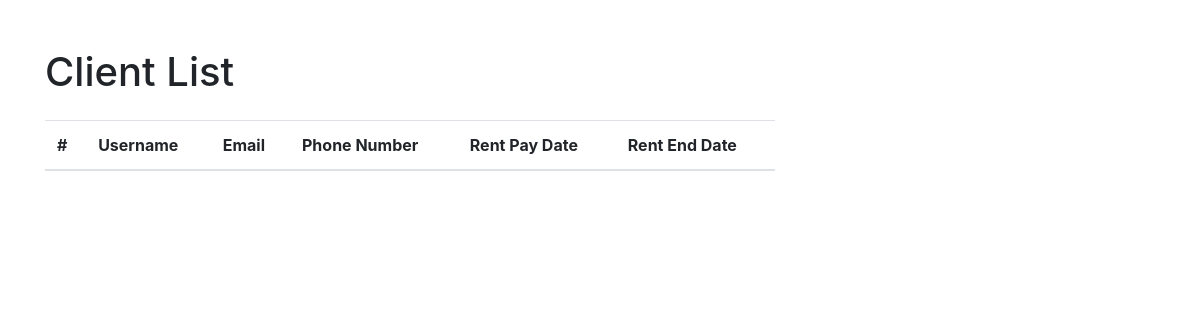
Before: /host/display_clients/ with the older database file.
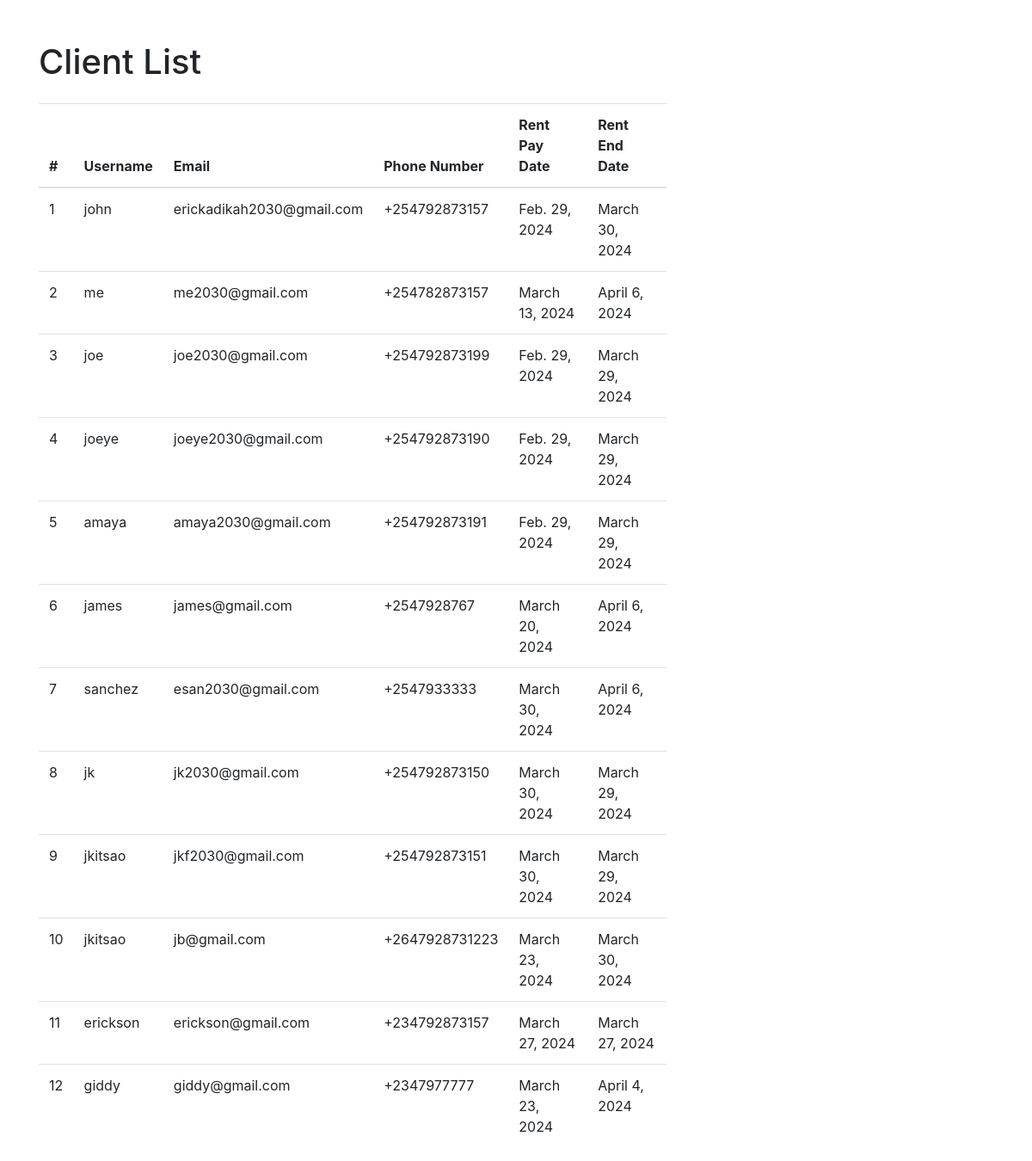
After: the same page with the newer database file.
### host/models.py (models this page shows, shortened)
class Client(models.Model):
    user = models.ForeignKey(User, on_delete=models.CASCADE, related_name='created_clients')
    creator_id = models.IntegerField()
    username = models.CharField(max_length=120)
    email = models.EmailField(unique=True)
    phoneNumber = models.CharField(max_length=120, unique=True)
    address = models.CharField(max_length=120)
    rentPayDate = models.DateField()
    rentEndDate = models.DateField()
    user = models.ForeignKey(CustomUser, on_delete=models.CASCADE)

### host/views.py (the view)
# urls.py: path('display_clients/', display_clients, name='display_clients'),
def display_clients(request):
    clients = Client.objects.all()
    return render(request, 'clients.html', {'clients': clients})

### host/templates/clients.html (shortened to what this page needs)
<!DOCTYPE html>
<html lang="en">
<head>
  <link rel="stylesheet" href="https://stackpath.bootstrapcdn.com/bootstrap/4.5.2/css/bootstrap.min.css">
  <link rel="stylesheet" href="https://cdnjs.cloudflare.com/ajax/libs/font-awesome/5.15.4/css/all.min.css">
</head>
<body>
  <div class="container">
    <h1 class="mt-5 mb-4">Client List</h1>
    <div class="row">
      <div class="col-md-8">
        <table class="table">
          <thead>
            <tr>
              <th>#</th>
              <th>Username</th>
              <th>Email</th>
              <th>Phone Number</th>
              <th>Rent Pay Date</th>
              <th>Rent End Date</th>
            </tr>
          </thead>
          <tbody>
            {% for client in clients %}
            <tr>
              <td>{{ forloop.counter }}</td>
              <td>{{ client.username }}</td>
              <td>{{ client.email }}</td>
              <td>{{ client.phoneNumber }}</td>
              <td>{{ client.rentPayDate }}</td>
              <td>{{ client.rentEndDate }}</td>
            </tr>
            {% endfor %}
          </tbody>
        </table>
      </div>
    </div>
  </div>
</body>
</html>

Changed rows visible on the page:
added Client: username "john", email "erickadikah2030@gmail.com", phoneNumber "+254792873157", rentPayDate "Feb. 29, 2024", rentEndDate "March 30, 2024"
added Client: username "me", email "me2030@gmail.com", phoneNumber "+254782873157", rentPayDate "March 13, 2024", rentEndDate "April 6, 2024"
added Client: username "joe", email "joe2030@gmail.com", phoneNumber "+254792873199", rentPayDate "Feb. 29, 2024", rentEndDate "March 29, 2024"
added Client: username "joeye", email "joeye2030@gmail.com", phoneNumber "+254792873190", rentPayDate "Feb. 29, 2024", rentEndDate "March 29, 2024"
added Client: username "amaya", email "amaya2030@gmail.com", phoneNumber "+254792873191", rentPayDate "Feb. 29, 2024", rentEndDate "March 29, 2024"
added Client: username "james", email "james@gmail.com", phoneNumber "+2547928767", rentPayDate "March 20, 2024", rentEndDate "April 6, 2024"
added Client: username "sanchez", email "esan2030@gmail.com", phoneNumber "+2547933333", rentPayDate "March 30, 2024", rentEndDate "April 6, 2024"
added Client: username "jk", email "jk2030@gmail.com", phoneNumber "+254792873150", rentPayDate "March 30, 2024", rentEndDate "March 29, 2024"
added Client: username "jkitsao", email "jkf2030@gmail.com", phoneNumber "+254792873151", rentPayDate "March 30, 2024", rentEndDate "March 29, 2024"
added Client: username "jkitsao", email "jb@gmail.com", phoneNumber "+2647928731223", rentPayDate "March 23, 2024", rentEndDate "March 30, 2024"
added Client: username "erickson", email "erickson@gmail.com", phoneNumber "+234792873157", rentPayDate "March 27, 2024", rentEndDate "March 27, 2024"
added Client: username "giddy", email "giddy@gmail.com", phoneNumber "+2347977777", rentPayDate "March 23, 2024", rentEndDate "April 4, 2024"
